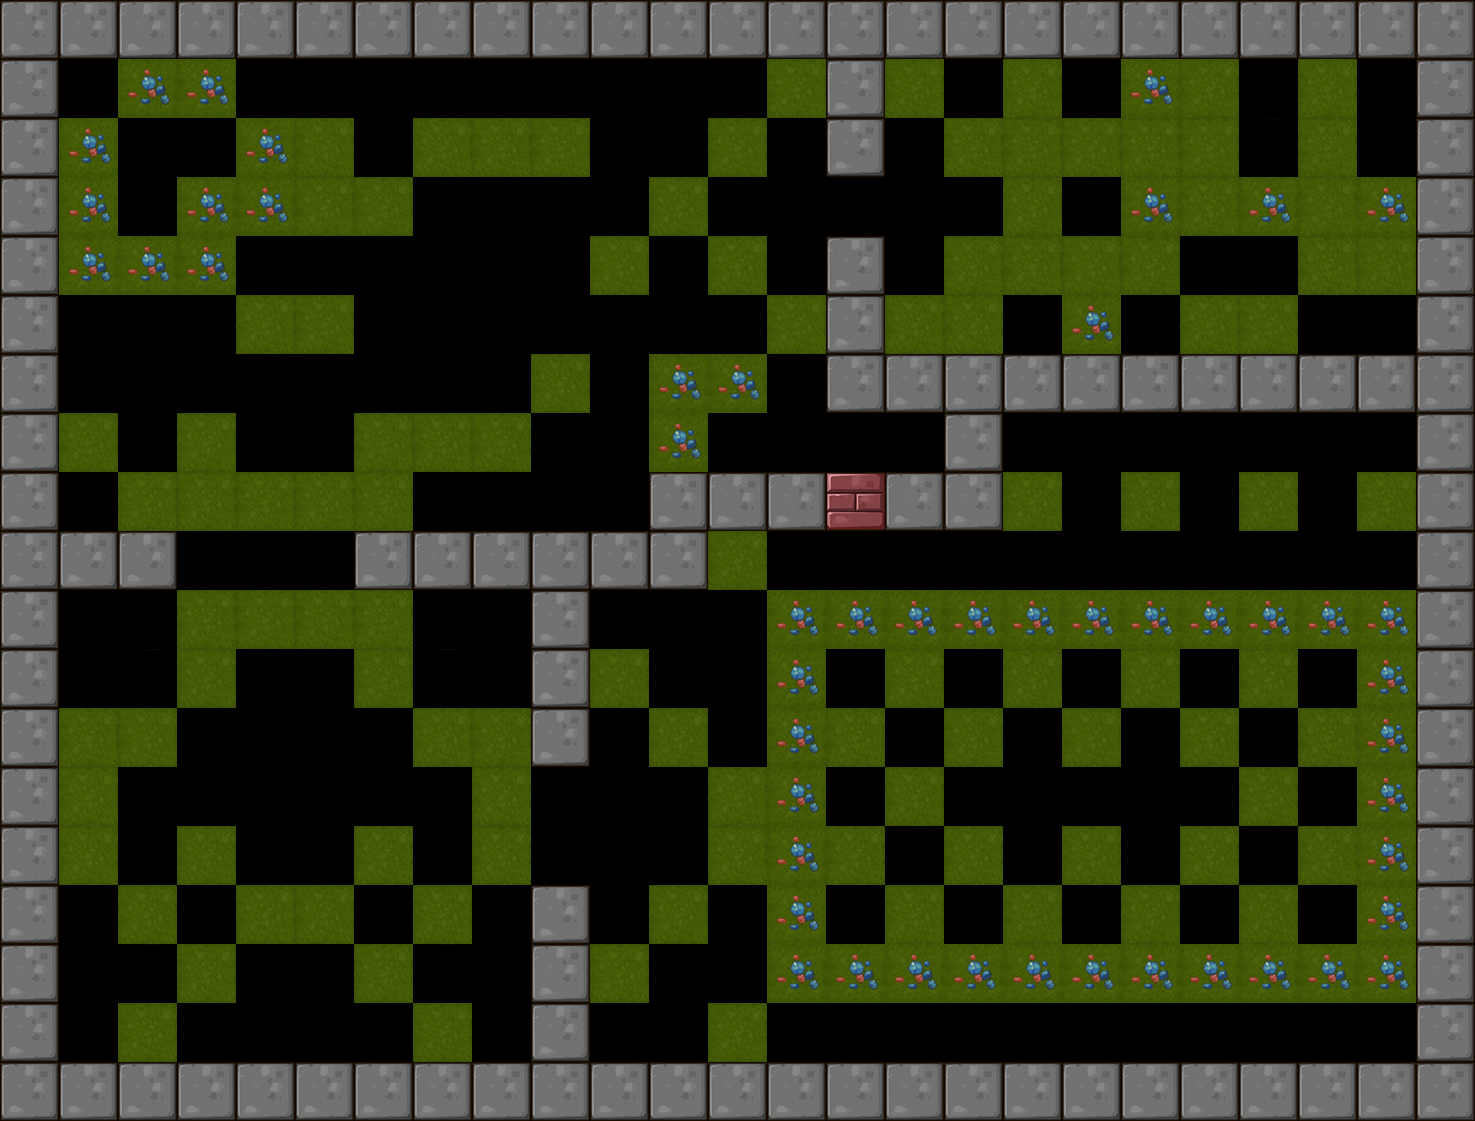

The image is a tile-based game level rendered from a .tmx file. Its description and source (layers, tilesets, objects; grid data summarised) follow:
An orthogonal 25x19 tile map with 59x59 px tiles, 1 tile layer (BackGround) and 10 objects (3x Shipper, 2x Tanker, 2x Roller, Player, Hammer, ...).

<map version="1.0" orientation="orthogonal" renderorder="right-down" width="25" height="19" tilewidth="59" tileheight="59">
 <tileset firstgid="1" name="itemmap" tilewidth="59" tileheight="59">
  <image source="tileset2.png" trans="ff00ff" width="354" height="354" />
 </tileset>
 <layer name="BackGround" width="25" height="19">
  <data>[475 cells, 350 non-empty, 14 distinct tile ids]</data>
 </layer>
 <objectgroup name="RobotCharacter">
  <object name="Player" x="1371.75" y="73.75" width="40" height="40" />
 </objectgroup>
 <objectgroup name="EnemyCharacter">
  <object name="Shipper" type="Shipper" x="769.96" y="185.57" width="40" height="40" />
  <object name="Tanker" type="Tanker" x="1312.75" y="427.75" width="40" height="40" />
  <object name="Hammer" type="Hammer" x="243.652" y="545.005" width="40" height="40" />
  <object name="Roller" type="Roller" x="132.75" y="781.75" width="40" height="40" />
  <object name="Tracker" type="Tracker" x="652.705" y="769.96" width="40" height="40" />
  <object name="Roller" type="Roller" x="250.75" y="1017.75" width="40" height="40" />
  <object name="Tanker" type="Tanker" x="1076.75" y="1017.75" width="40" height="40" />
  <object name="Shipper" type="Shipper" x="892.649" y="183.956" width="40" height="40" />
  <object name="Shipper" type="Shipper" x="538.302" y="472.377" width="40" height="40" />
 </objectgroup>
</map>
